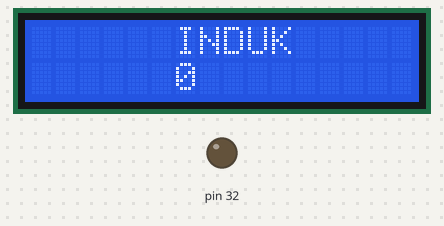
A sketch run on a simulated Arduino Mega 2560, built with avr-gcc and run on an emulated ATmega2560. Shown: 16×2 character LCD, output pins drawn as LEDs (lit = HIGH).

Above: at 0.1 s.
At 4.6 s:
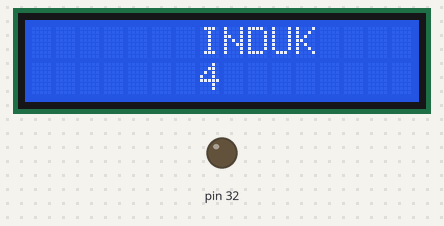
At 9.1 s:
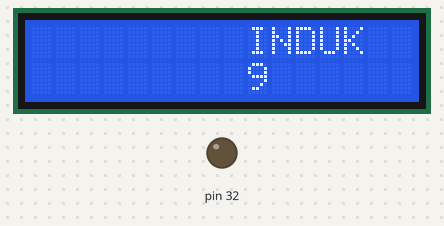
At 13.6 s:
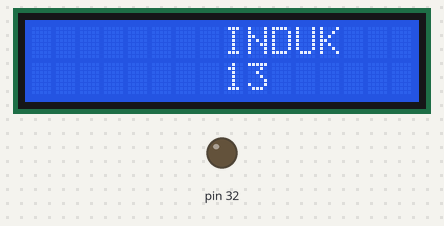
At 18.1 s:
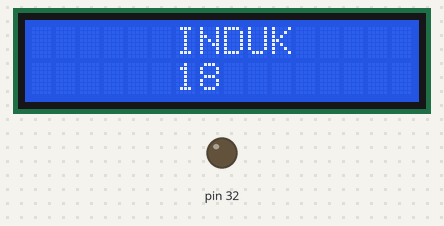
At 20.1 s:
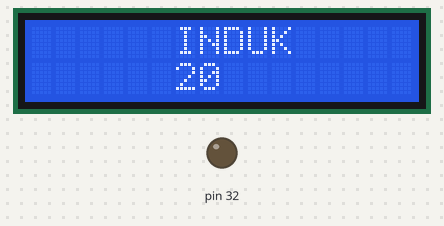

The sketch:

final_exam.ino
```cpp
#include <LiquidCrystal.h>

LiquidCrystal lcd(22,23,24,25,26,27);

int s,x=0;

void setup() {
  lcd.begin(16,2);
  pinMode(32,HIGH);
}

void loop() {
  lcd.setCursor(6,0);
 lcd.print("INDUK");

 for(int j=0; j<3; j++){

  for(int i = 0; i < 3; i++){
  if(s<24){
    lcd.setCursor(6,1);
    lcd.print(millis()/1000);
    s++;
    delay(500);
    if(x<18){
    lcd.scrollDisplayRight();
  delay(500);
  x++;
    }
  }
 }


   for(int i = 0; i < 3; i++){
   if(s<24){
    lcd.setCursor(6,1);
    lcd.print(millis()/1000);
     s++;
     delay(500);
     if(x<18){
  lcd.scrollDisplayLeft();
  delay(500);
  x++;
  }
  }
}
 }
 }
```

Measured:
- what the display in image 1 shows lasts 0.5 s, from 4.6 s to 5.1 s
